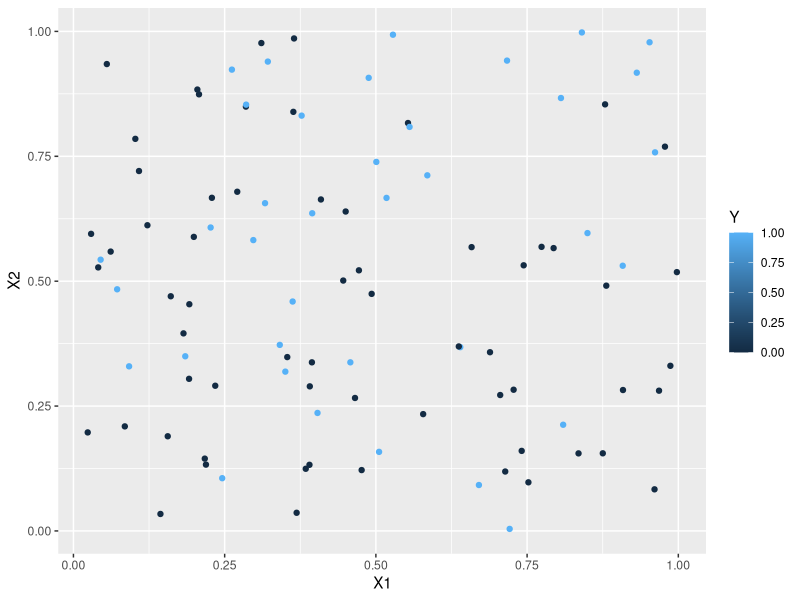
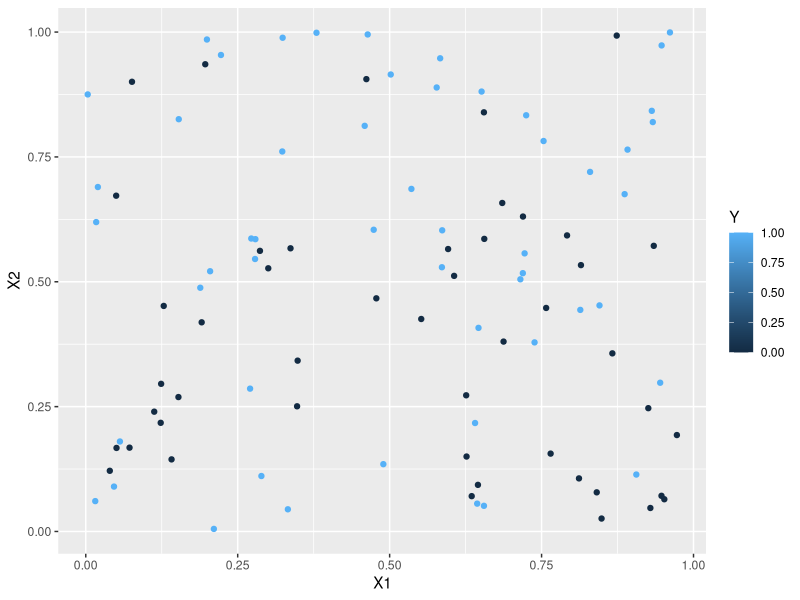

These charts were generated, in order, by the following R code:
## ---- chunk 1
library(class)
library(tidyverse)
## ---- chunk 2
#Generative model
set.seed(127) #setting a random seed so that we can reproduce everything exactly if we want t
generate_y <- function(x1,x2) { #two input parameters to generate the output y
logit <- x1 -2*x2 -2*x1^2 + x2^2 + 3*x1*x2 +4*x1*x2^2 -3*x1^2*x2
p <- exp(logit)/(1+exp(logit)) #apply the inverse logit function
y <- rbinom(1,1,p) #y becomes a 0 (with prob 1-p) or a 1 with probability p
}
## ---- chunk 3
# Generate a dataset with 100 points
set.seed(127)
n = 100
X1 <- runif(n,0,1)
X2 <- runif(n,0,1)
#I'm going to use a for loop to generate 100 y's
Y <- rep(0,n) #initializing my Y to be a vector of 0's
for (i in 1:n) {
Y[i] <- generate_y(X1[i],X2[i])
}
sum(Y) #How many 0's and 1's were predicted? In this training set, 37% were 1's. However, bet
training <- cbind(X1,X2,Y) #combining all of my variables into a training dataset
ggplot(data=training, aes(x=X1, y=X2, color=Y)) +
geom_point()
## ---- chunk 4
# Create the training dataset as above using seed=127
# Create a testing dataset using seed=128
set.seed(128)
n = 100
X1 <- runif(n,0,1)
X2 <- runif(n,0,1)
#I'm going to use a for loop to generate 100 y's
Y <- rep(0,n) #initializing my Y to be a vector of 0's
for (i in 1:n) {
Y[i] <- generate_y(X1[i],X2[i])
}
sum(Y) #53 1's, which is much closer to the 51.5% true rate
testing <- cbind(X1,X2,Y)
#Let's plot the test set. Does it look like the training set? Yeah, looks similar.
ggplot(data=testing, aes(x=X1, y=X2, color=Y)) +
geom_point()
## ---- chunk 5
knn3predictions <- knn(train=training[,1:2], cl=training[,3], test = testing[,1:2], k = 3)

knn3predictions <- data.frame(testing,knn3predictions)


knn50predictions <- knn(train=training[,1:2], cl=training[,3], test = testing[,1:2], k = 50)

knn50predictions<- data.frame(testing,knn50predictions)


## ---- chunk 6
knn3misclassificationrate=sum(knn3predictions[,3]!=knn3predictions[,4])/length(knn3predictions[,3])
knn3misclassificationrate
knn50misclassificationrate=sum(knn50predictions[,3]!=knn50predictions[,4])/length(knn50predictions[,3])
knn50misclassificationrate
